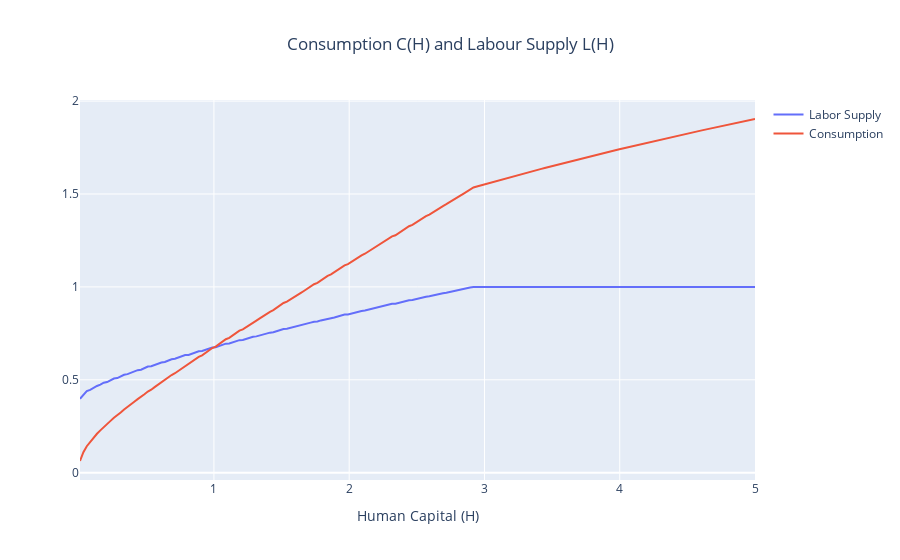

The cell this chart's notebook holds for it:
### Markdown cell above
## 2.3 Consumption C(H) and Labour Supply L(H)

### Code cell
optimal_L = labor_supply(H_values, optimal_policy)
optimal_C = consumption(H_values,optimal_L)

plot_graph(
    variable1=(H_values, optimal_L,"Labor Supply"),
    variable2=(H_values, optimal_C, "Consumption"),
    xaxis_title="Human Capital (H)",
    yaxis_title="",
    title="Consumption C(H) and Labour Supply L(H)",
    showlegend=True
)

### Figure 1 — Plotly figure (JSON) as saved in the notebook; plotly's stock layout.template omitted (floating-point values rounded to 4 significant figures; data arrays with more than 128 entries replaced by an {"elided": "..."} marker saying what was removed)
{"data": [{"mode": "lines", "name": "Labor Supply", "type": "scatter", "x": {"elided": "200 float values"}, "y": {"elided": "200 float values"}}, {"mode": "lines", "name": "Consumption", "type": "scatter", "x": {"elided": "200 float values"}, "y": {"elided": "200 float values"}}], "layout": {"showlegend": true, "title": {"text": "Consumption C(H) and Labour Supply L(H)", "x": 0.5, "xanchor": "center"}, "xaxis": {"title": {"text": "Human Capital (H)"}}, "yaxis": {"title": {"text": ""}}}}
